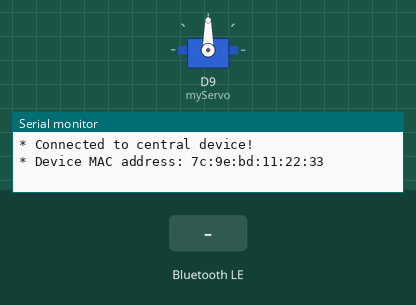
Simulated run of this sketch. Board: Arduino Uno R4 WiFi. Shown: servo, the last lines printed to the serial monitor. Inputs (shaded band) come from the test bench. Nothing arrives over Bluetooth unless stated; a phone connects over Bluetooth LE 3 s after start.

Above: at 4.3 s.
4.4 s: Bluetooth LE write "5" received
At 5.6 s:
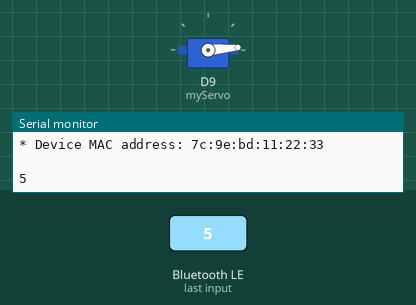
5.9 s: Bluetooth LE write "200" received
At 6.8 s:
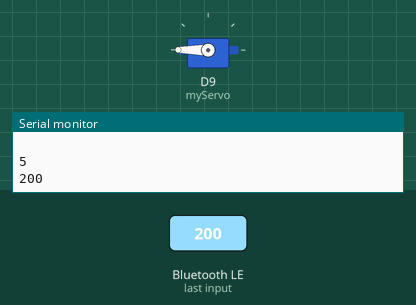
7.4 s: Bluetooth LE write "90" received
At 8.0 s:
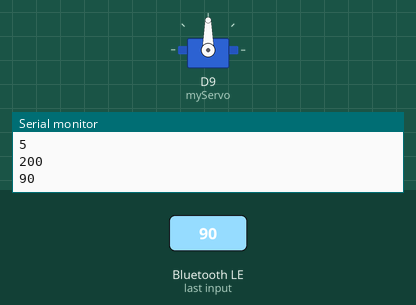
Timing chart, 0 to 10.4 s (numbered marks = the images above; inputs shaded):
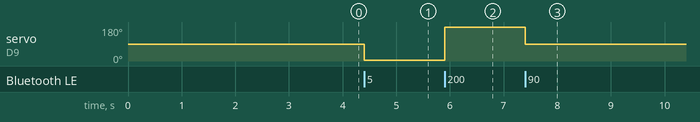

Measured:
- after the input at 4.4 s, servo on D9 (myServo): 90° → 5° at once
- after the input at 5.9 s, servo on D9 (myServo): 5° → 180° at once
- after the input at 7.4 s, servo on D9 (myServo): 180° → 90° at once

The sketch:

sketch_sep15a.ino
```cpp
#include <ArduinoBLE.h>
#include <Servo.h>
#include <string>
#include <vector>

Servo myServo;
int prevAngle = -1;

const char * deviceServiceUuid = "19b10000-e8f2-537e-4f6c-d104768a1214";
const char * deviceServiceRequestCharacteristicUuid = "19b10001-e8f2-537e-4f6c-d104768a1215";
const char * deviceServiceResponseCharacteristicUuid = "19b10001-e8f2-537e-4f6c-d104768a1216";

BLEService servoService(deviceServiceUuid);
BLEStringCharacteristic servoRequestCharacteristic(deviceServiceRequestCharacteristicUuid, BLEWrite, 4);
BLEStringCharacteristic servoResponseCharacteristic(deviceServiceResponseCharacteristicUuid, BLENotify, 4);

void setup() {
  myServo.attach(9);
  Serial.begin(9600);

  BLE.setDeviceName("Friyia");
  BLE.setLocalName("Friyia");

  if (!BLE.begin()) {
    Serial.println("- Starting Bluetooth® Low Energy module failed!");
    while (1);
  }

  BLE.setAdvertisedService(servoService);
  servoService.addCharacteristic(servoRequestCharacteristic);
  servoService.addCharacteristic(servoResponseCharacteristic);
  BLE.addService(servoService);
  servoResponseCharacteristic.writeValue("0");

  BLE.advertise();

  Serial.println("Arduino R4 WiFi BLE (Peripheral Device)");
  Serial.println(" ");
}

void loop() {
  BLEDevice central = BLE.central();
  Serial.println("- Discovering central device...");
  delay(500);

  if (central) {
    Serial.println("* Connected to central device!");
    Serial.print("* Device MAC address: ");
    Serial.println(central.address());
    Serial.println(" ");

    while (central.connected()) {
      if (servoRequestCharacteristic.written()) {
        String newAngle = servoRequestCharacteristic.value();
        int value = newAngle.toInt();

        if (prevAngle != value) {
          myServo.write(value);
          delay(20);
          servoResponseCharacteristic.setValue(newAngle);
          Serial.println(value);
          Serial.println();
        }
      }
    }
    Serial.println("* Disconnected to central device!");
  }
}
```
